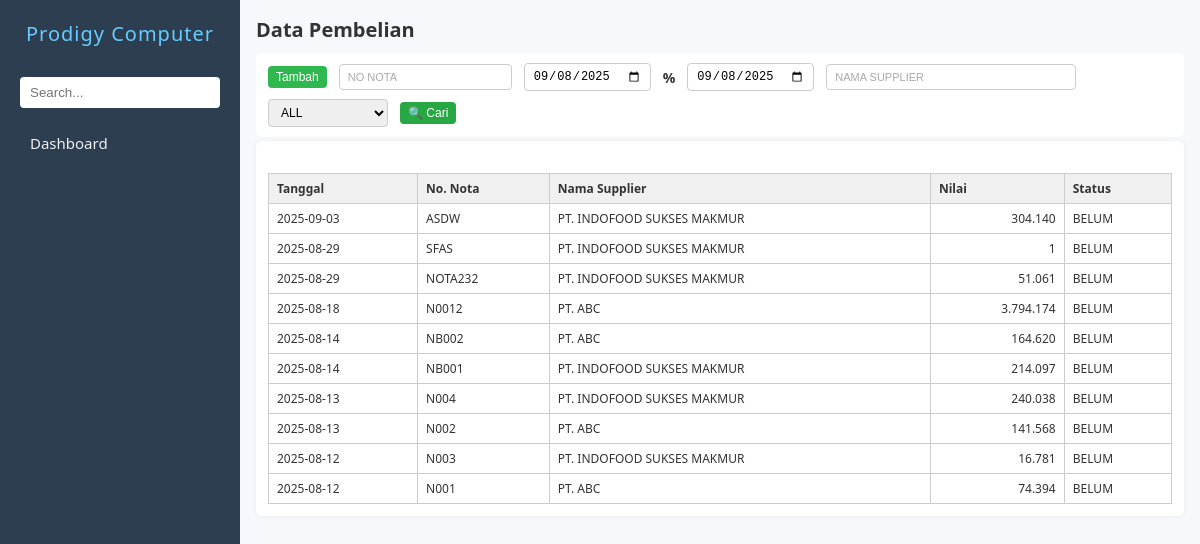
/pembelian.php, run on an earlier commit of the app's database.
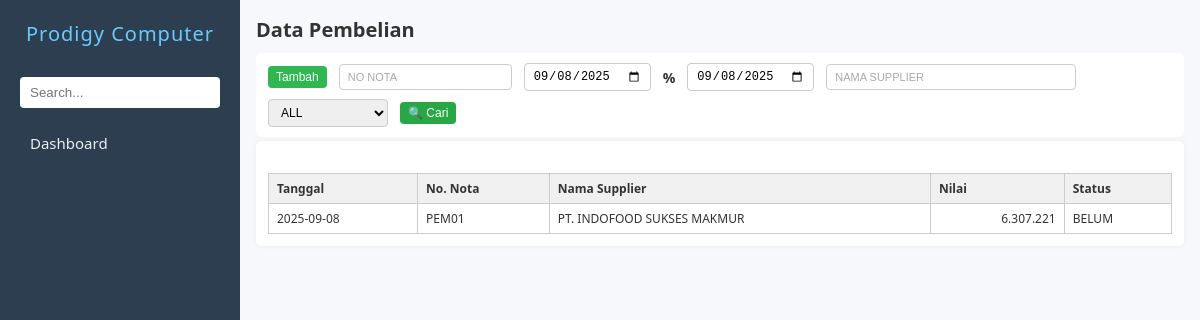
And on a later commit of the database.
### tables this page shows
CREATE TABLE `zbeli` (
  `nonota` char(30) DEFAULT NULL,
  `tgl` date DEFAULT NULL,
  `kodesup` char(10) DEFAULT NULL,
  `kodegd` char(10) NOT NULL,
  `nilai` double DEFAULT 0,
  `lunas` int(11) DEFAULT 0,
  `tgltempo` date DEFAULT NULL,
  `ppn` double(10,2) DEFAULT 0.00,
  `hppn` double(10,2) DEFAULT 0.00,
  `disc1` double(10,2) DEFAULT 0.00,
  `hdisc1` double(10,2) DEFAULT 0.00,
  `disc2` double(10,2) DEFAULT 0.00,
  `hdisc2` double(10,2) DEFAULT 0.00,
  `disc3` double(10,2) DEFAULT 0.00,
  `hdisc3` double(10,2) DEFAULT 0.00,
  `ket` varchar(1000) DEFAULT NULL,
  `operator` char(10) DEFAULT '',
  `logtime` timestamp NOT NULL DEFAULT current_timestamp()
);

CREATE TABLE `zsupplier` (
  `kodesup` char(10) NOT NULL,
  `namasup` tinytext NOT NULL,
  `alamat` tinytext NOT NULL,
  `kota` tinytext NOT NULL,
  `ktp` char(20) NOT NULL,
  `npwp` char(30) NOT NULL
);

### pembelian.php (the view, shortened to what this page needs)
<?php
include 'koneksi.php';
$query = mysqli_query($conn, "
    SELECT zbeli.tgl, zbeli.nonota, zsupplier.namasup, zbeli.nilai, zbeli.lunas
    FROM zbeli
    JOIN zsupplier ON zbeli.kodesup = zsupplier.kodesup
    ORDER BY zbeli.tgl DESC, zbeli.nonota DESC
    LIMIT 10
");
?>
<!DOCTYPE html>
<html lang="en">
<head>
    <link rel="stylesheet" href="navbar.css" />
    <link rel="stylesheet" href="form.css" />
</head>
<body>
    <?php
    include 'navbar.php';
    $hakUbah   = $aksesEdit['tambah'];?>
    <main>
        <h2>Data Pembelian</h2>
        <div class="action-bar">
            <button type="button" name="btnTambah" id="btnTambah" class="action-btn tambah" onclick="cekAkses()">Tambah</button>
            <input type="text" name="noNota" id="inputNoNota" placeholder="No Nota" style="text-transform: uppercase;">
            <input type="date" name="tgl1" id="inputTgl1">
            <span>%</span>
            <input type="date" name="tgl2" id="inputTgl2">
            <input type="text" name="namasup" id="inputNamasup" placeholder="Nama supplier" class="medium-input" style="text-transform: uppercase;">
            <select name="statusBayar" id="statusBayar">
                <option value="all">ALL</option>
            </select>
            <button type="button" name="btnSearch" id="btnSearch" class="action-btn cari" onclick="triggerSearch()">🔍 Cari</button>
        </div>
        <form id="pembelianForm" action="prosespembelian.php" method="POST" enctype="multipart/form-data" onsubmit="return validateForm()">
            <div id="tabelHasil" class="form-grid" style="margin-top: 20px;">
                <table class="tabel-hasil">
                    <thead>
                        <tr>
                            <th>Tanggal</th>
                            <th>No. Nota</th>
                            <th>Nama Supplier</th>
                            <th>Nilai</th>
                            <th>Status</th>
                        </tr>
                    </thead>
                    <tbody>
                        <?php while ($row = mysqli_fetch_assoc($query)): ?>
                            <tr onclick="tampilkanKonfirmasiEdit('<?= $row['nonota'] ?>')">
                                <td><?= $row['tgl'] ?></td>
                                <td><?= $row['nonota'] ?></td>
                                <td><?= $row['namasup'] ?></td>
                                <td style="text-align: right;"><?= number_format($row['nilai'], 0, ',', '.') ?></td>
                                <td><?= $row['lunas'] ? 'LUNAS' : 'BELUM' ?></td>
                            </tr>
                        <?php endwhile; ?>
                    </tbody>
                </table>
            </div>
        </form>
    </main>
</body>
</html>

What changed in the data, as far as the page shows it:
removed zbeli: tgl "2025-09-03", nonota "ASDW", zsupplier.namasup "PT. INDOFOOD SUKSES MAKMUR", nilai "304.140", lunas "BELUM"
removed zbeli: tgl "2025-08-29", nonota "SFAS", zsupplier.namasup "PT. INDOFOOD SUKSES MAKMUR", nilai "1", lunas "BELUM"
removed zbeli: tgl "2025-08-29", nonota "NOTA232", zsupplier.namasup "PT. INDOFOOD SUKSES MAKMUR", nilai "51.061", lunas "BELUM"
removed zbeli: tgl "2025-08-18", nonota "N0012", zsupplier.namasup "PT. ABC", nilai "3.794.174", lunas "BELUM"
removed zbeli: tgl "2025-08-14", nonota "NB002", zsupplier.namasup "PT. ABC", nilai "164.620", lunas "BELUM"
removed zbeli: tgl "2025-08-14", nonota "NB001", zsupplier.namasup "PT. INDOFOOD SUKSES MAKMUR", nilai "214.097", lunas "BELUM"
removed zbeli: tgl "2025-08-13", nonota "N004", zsupplier.namasup "PT. INDOFOOD SUKSES MAKMUR", nilai "240.038", lunas "BELUM"
removed zbeli: tgl "2025-08-13", nonota "N002", zsupplier.namasup "PT. ABC", nilai "141.568", lunas "BELUM"
removed zbeli: tgl "2025-08-12", nonota "N003", zsupplier.namasup "PT. INDOFOOD SUKSES MAKMUR", nilai "16.781", lunas "BELUM"
removed zbeli: tgl "2025-08-12", nonota "N001", zsupplier.namasup "PT. ABC", nilai "74.394", lunas "BELUM"
added zbeli: tgl "2025-09-08", nonota "PEM01", zsupplier.namasup "PT. INDOFOOD SUKSES MAKMUR", nilai "6.307.221", lunas "BELUM"
